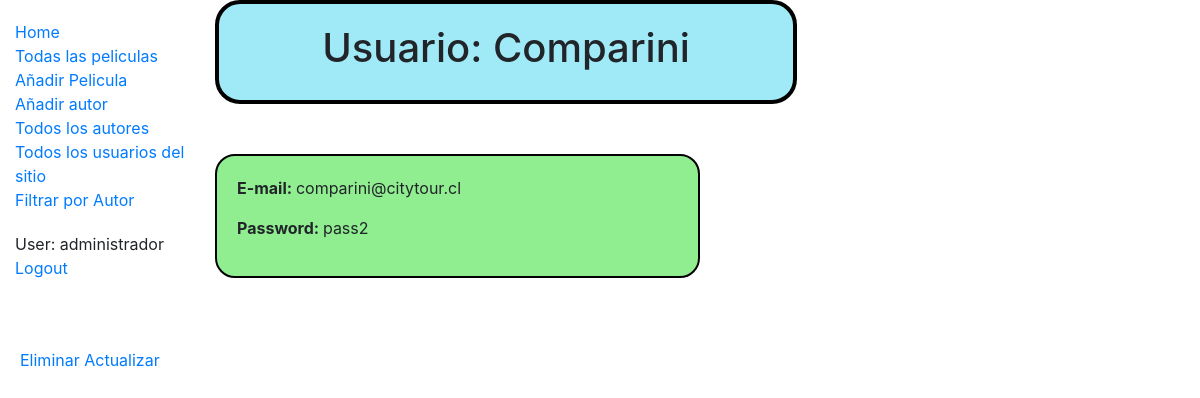
The app's page /catalog/usuario/12/ (signed in) with its own data.
### catalog/models.py (models this page shows, shortened)
class usuario(models.Model):  # esta clase permite crear los atributos del usuario
	nombre=models.CharField(max_length=100)
	password = models.CharField(max_length=100)
	email = models.EmailField(max_length=50)
	class Meta:
		ordering = ['nombre']

### catalog/views.py (the view)
# urls.py: path('usuario/<int:pk>/',views.usuarioDetailView.as_view(), name='usuario-detail'),
class usuarioDetailView(LoginRequiredMixin,generic.DetailView):  # esta clase permite mostrar el detalle de los usuarios de la base de datos
    model = usuario

### catalog/templates/catalog/usuario_detail.html
{% extends "base_generic.html" %}
{% block content %}
<div class="title">
<h1>Usuario: {{ usuario.nombre }} </h1>
</div>
<div class="contentBox">
    <p><strong>E-mail: </strong> {{ usuario.email }}</p>
    <p><strong>Password: </strong>{{usuario.password}}</p>
</div>
</div>
<div style="margin-left:20px;margin-top:20px">
<a style="padding=30px" href="delete/">Eliminar</a>
<a href="update/">Actualizar</a>
</div>
{% endblock %}

### catalog/templates/base_generic.html (shortened to what this page needs)
<!DOCTYPE html>
<html lang="en">
<head>
  <link rel="stylesheet" href="https://stackpath.bootstrapcdn.com/bootstrap/4.1.3/css/bootstrap.min.css">
  {% load static %}
  <link rel="stylesheet" href="{% static 'css/styles.css' %}">
</head>
<body>
<div class="container-fluid">
<div class="row">
  <div class="col-sm-2">
    {% block sidebar %}
    <ul class="sidebar-nav">
        <li><a href="{% url 'index' %}">Home</a></li>
        <li><a href="{% url 'peliculas' %}">Todas las peliculas</a></li>
        <li><a href="{% url 'pelicula-create' %}">Añadir Pelicula</a></li>
        <li><a href="{% url 'autor_create' %}">Añadir autor</a></li>
        <li><a href="{% url 'autores' %}">Todos los autores</a></li>
        <li><a href="{% url 'usuario_list' %}">Todos los usuarios del sitio</a></li>
        <li><a href="{% url 'pelicula_por_autor' %}">Filtrar por Autor</a></li>
    </ul>
    <ul class="sidebar-nav">
      {% if user.is_authenticated %}
        <li>User: {{ user.get_username }}</li>
        <li><a href="{% url 'logout'%}?next={{request.path}}">Logout</a></li>
      {% else %}
        <li><a href="{% url 'login'%}?next={{request.path}}">Login</a></li>
      {% endif %}
    </ul>
    {% endblock %}
  </div>
        <div class="col-sm-10">
            {% block content %}{% endblock %}
        </div>
    </div>
  </body>
</html>

### catalog/static/css/styles.css (style rules this page uses)
.sidebar-nav { margin-top:20px; padding: 0; list-style: none; }
div.contentBox { border-radius: 20px; border: 2px solid black; padding: 20px; background-color: lightgreen; width: 50%; margin-top: 50px; margin-bottom: 50px; }
div.title { border-radius: 25px; border: 4px solid black; padding: 20px; background-color: rgb(160, 234, 247); width: 60%; text-align: center; }

### records on screen
usuario: nombre "Comparini", email "comparini@citytour.cl", password "pass2"

### other values on screen
{{ user.get_username }} "administrador"
